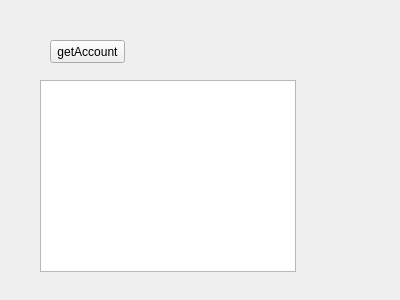
<?xml version="1.0" encoding="UTF-8"?>
<ui version="4.0">
 <class>Form</class>
 <widget class="QWidget" name="Form">
  <property name="geometry">
   <rect>
    <x>0</x>
    <y>0</y>
    <width>400</width>
    <height>300</height>
   </rect>
  </property>
  <property name="windowTitle">
   <string>Form</string>
  </property>
  <widget class="QPushButton" name="account_but_get">
   <property name="geometry">
    <rect>
     <x>50</x>
     <y>40</y>
     <width>75</width>
     <height>23</height>
    </rect>
   </property>
   <property name="text">
    <string>getAccount</string>
   </property>
  </widget>
  <widget class="QTextBrowser" name="account_text">
   <property name="geometry">
    <rect>
     <x>40</x>
     <y>80</y>
     <width>256</width>
     <height>192</height>
    </rect>
   </property>
  </widget>
 </widget>
 <resources/>
 <connections/>
</ui>
